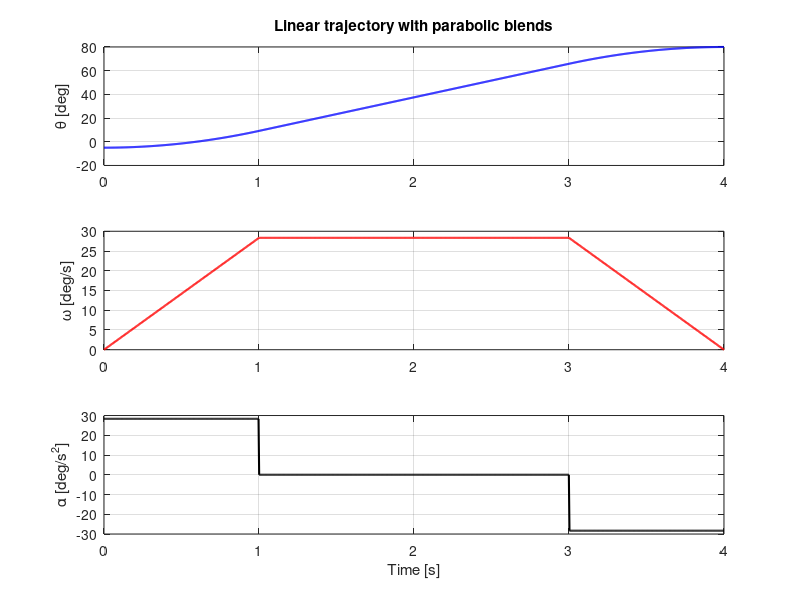
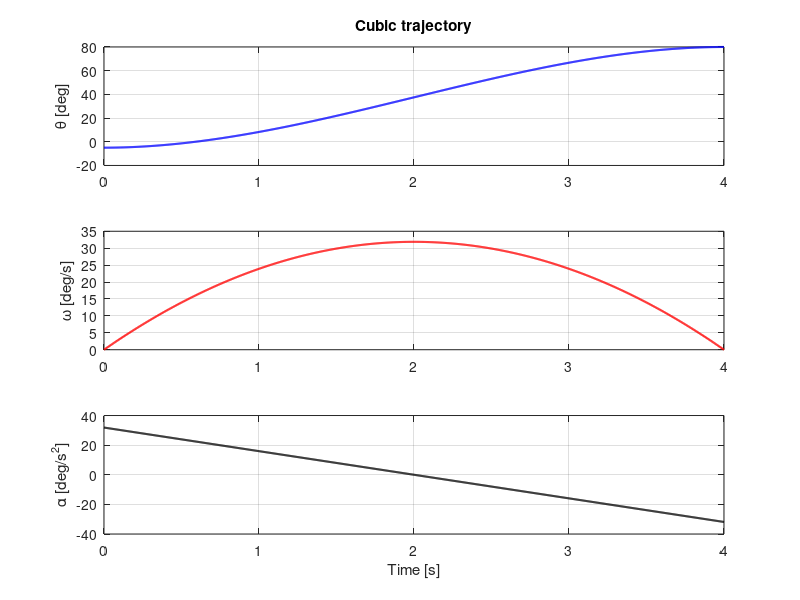

Reproduce these figures in MATLAB, in order.
clear; clc; close all;

%% Given data
th0 = -5;      % initial angle [deg]
thf = 80;      % final angle   [deg]
tf  = 4;       % total time    [s]
D   = thf - th0;   % total displacement = 85 deg

t = linspace(0, tf, 1000);

%% Linear trajectory with parabolic blends 
% Free design choice: blend time tb (must satisfy 0 < tb <= tf/2).
tb  = 1;                      % blend time [s]
w   = D/(tf - tb);            % constant cruise velocity [deg/s]
alp = w/tb;                   % blend acceleration       [deg/s^2]

fprintf('--- LSPB parameters ---\n');
fprintf('Blend time          tb    = %.4f s\n', tb);
fprintf('Cruise velocity     omega = %.4f deg/s\n', w);
fprintf('Blend acceleration  alpha = %.4f deg/s^2\n', alp);
fprintf('Position at end of 1st blend = %.4f deg\n', th0 + 0.5*alp*tb^2);

th_l = zeros(size(t)); w_l = zeros(size(t)); a_l = zeros(size(t));
for k = 1:numel(t)
    tk = t(k);
    if tk <= tb                       
        th_l(k) = th0 + 0.5*alp*tk^2;
        w_l(k)  = alp*tk;
        a_l(k)  = alp;
    elseif tk <= tf - tb                 
        th_l(k) = th0 + 0.5*alp*tb^2 + w*(tk - tb);
        w_l(k)  = w;
        a_l(k)  = 0;
    else                                 
        th_l(k) = thf - 0.5*alp*(tf - tk)^2;
        w_l(k)  = alp*(tf - tk);
        a_l(k)  = -alp;
    end
end

figure('Name','Linear with parabolic blends');
subplot(3,1,1); plot(t, th_l, 'b', 'LineWidth', 1.5); grid on;
ylabel('\theta [deg]'); title('Linear trajectory with parabolic blends');
subplot(3,1,2); plot(t, w_l, 'r', 'LineWidth', 1.5); grid on;
ylabel('\omega [deg/s]');
subplot(3,1,3); plot(t, a_l, 'k', 'LineWidth', 1.5); grid on;
ylabel('\alpha [deg/s^2]'); xlabel('Time [s]');

%% Cubic trajectory
% theta(t) = a0 + a1 t + a2 t^2 + a3 t^3, with zero start/end velocity
a0 = th0;
a1 = 0;
a2 =  3*D/tf^2;
a3 = -2*D/tf^3;

fprintf('\n--- Cubic coefficients ---\n');
fprintf('a0 = %.4f\na1 = %.4f\na2 = %.4f\na3 = %.5f\n', a0, a1, a2, a3);

th_c = a0 + a1*t + a2*t.^2 + a3*t.^3;
w_c  = a1 + 2*a2*t + 3*a3*t.^2;
a_c  = 2*a2 + 6*a3*t;

figure('Name','Cubic trajectory');
subplot(3,1,1); plot(t, th_c, 'b', 'LineWidth', 1.5); grid on;
ylabel('\theta [deg]'); title('Cubic trajectory');
subplot(3,1,2); plot(t, w_c, 'r', 'LineWidth', 1.5); grid on;
ylabel('\omega [deg/s]');
subplot(3,1,3); plot(t, a_c, 'k', 'LineWidth', 1.5); grid on;
ylabel('\alpha [deg/s^2]'); xlabel('Time [s]');
